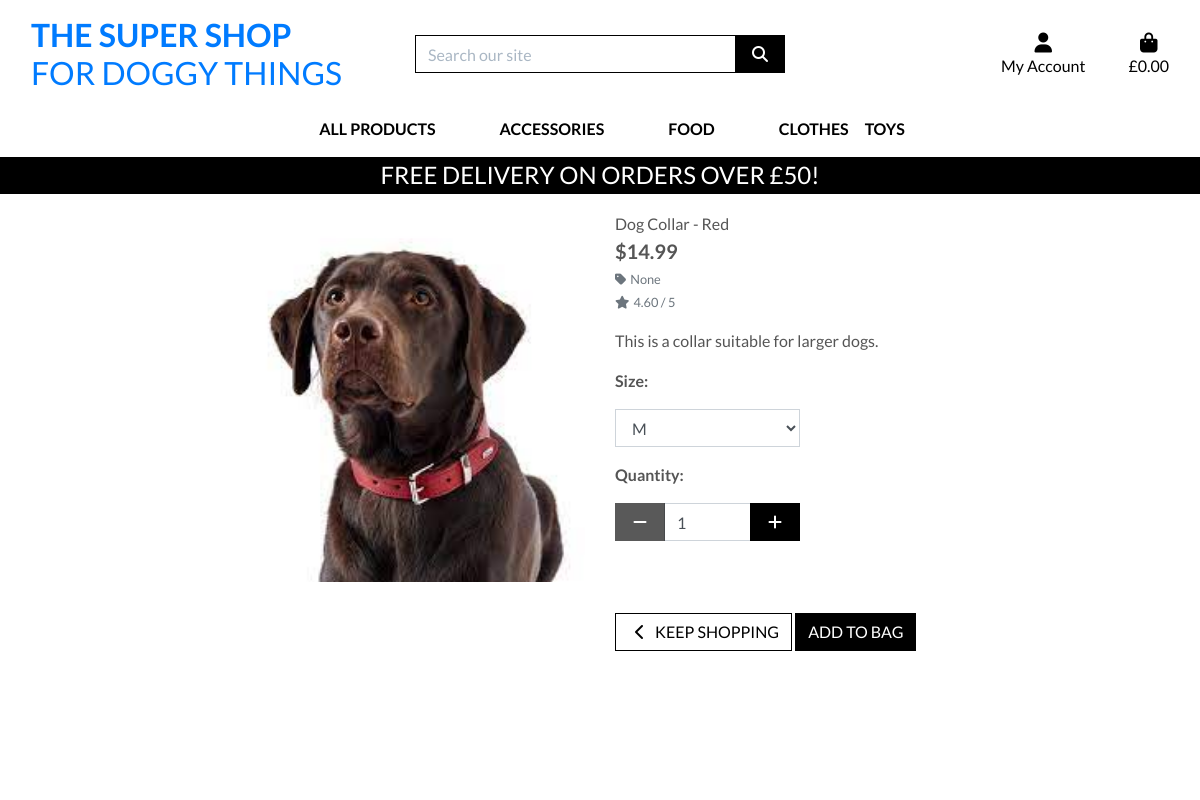
The page /products/1/ on the database its author committed.
### products/models.py (models this page shows, shortened)
class Product(models.Model):
    category = models.ForeignKey('Category', null=True, blank=True, on_delete=models.SET_NULL)
    sku = models.CharField(max_length=254, null=True, blank=True)
    name = models.CharField(max_length=254)
    description = models.TextField()
    has_sizes = models.BooleanField(default=False, null=True, blank=True)
    price = models.DecimalField(max_digits=6, decimal_places=2)
    rating = models.DecimalField(max_digits=6, decimal_places=2, null=True, blank=True)
    image_url = models.URLField(max_length=1024, null=True, blank=True)
    image = models.ImageField(null=True, blank=True)

class Category(models.Model):
    class Meta:
        verbose_name_plural = 'Categories'
    name = models.CharField(max_length=254)
    friendly_name = models.CharField(max_length=254, null=True, blank=True)

### products/views.py (the view)
# urls.py: path('<int:product_id>/', views.product_detail, name='product_detail'),
def product_detail(request, product_id):
    product = get_object_or_404(Product, pk=product_id)
    context = {
        'product': product,
    }
    return render(request, 'products/product_detail.html', context)

### bag/contexts.py (called while the page is built, shortened)
def bag_contents(request):
    bag_items = []
    total = 0
    product_count = 0
    bag = request.session.get('bag', {})
    if total < settings.FREE_DELIVERY_THRESHOLD:
        delivery = total * Decimal(settings.STANDARD_DELIVERY_PERCENTAGE / 100)
        free_delivery_delta = settings.FREE_DELIVERY_THRESHOLD - total
    else:
        delivery = 0
        free_delivery_delta = 0
    grand_total = delivery + total
    context = {
        'bag_items': bag_items,
        'total': total,
        'product_count': product_count,
        'delivery': delivery,
        'free_delivery_delta': free_delivery_delta,
        'free_delivery_threshold': settings.FREE_DELIVERY_THRESHOLD,
        'grand_total': grand_total,
    }
    return context

### products/templates/products/product_detail.html (shortened to what this page needs)
{% extends "base.html" %}
{% load static %}
{% block page_header %}
    <div class="container header-container">
    </div>
{% endblock %}
{% block content %}
    <div class="overlay"></div>
    <div class="container-fluid">
        <div class="row">
            <div class="col-12 col-md-6 col-lg-4 offset-lg-2">
                <div class="image-container my-5">
                    {% if product.image %}
                        <a href="{{ product.image.url }}" target="_blank">
                            <img class="card-img-top img-fluid" src="{{ product.image.url }}" alt="{{ product.name }}">
                        </a>
                        {% else %}
                        <a href="">
                            <img class="card-img-top img-fluid" src="{{ MEDIA_URL }}noimage.png" alt="{{ product.name }}">
                        </a>
                    {% endif %}
                </div>
            </div>
            <div class="col-12 col-md-6 col-lg-4">
                <div class="product-details-container mb-5 mt-md-5">
                    <p class="mb-0">{{ product.name }}</p>
                    <p class="lead mb-0 text-left font-weight-bold">${{ product.price }}</p>
                    {% if product.category %}
                    <p class="small mt-1 mb-0">
                        <a class="text-muted" href="{% url 'products' %}?category={{ product.category.name }}">
                            <i class="fas fa-tag mr-1"></i>{{ product.category.friendly_name }}
                        </a>
                    </p>
                    {% endif %}
                    {% if product.rating %}
                        <small class="text-muted"><i class="fas fa-star mr-1"></i>{{ product.rating }} / 5</small>
                    {% else %}
                        <small class="text-muted">No Rating</small>
                    {% endif %}
                    <p class="mt-3">{{ product.description }}</p>
                    <form class="form" action="{% url 'add_to_bag' product.id %}" method="POST">
                        <div class="form-row">
                            {% with product.has_sizes as s %}
                            {% if s %}
                                <div class="col-12">
                                    <p><strong>Size:</strong></p>
                                    <select class="form-control rounded-0 w-50" name="product_size" id='id_product_size'>
                                        <option value="m" selected>M</option>
                                    </select>
                                </div>
                            {% endif %}
                            <div class="col-12">
                                <p class="mt-3"><strong>Quantity:</strong></p>
                                <div class="form-group w-50">
                                    <div class="input-group">
                                        <div class="input-group-prepend">
                                            <button class="decrement-qty btn btn-black rounded-0"
                                                data-item_id="{{ product.id }}" id="decrement-qty_{{ product.id }}">
                                                <span class="icon">
                                                    <i class="fas fa-minus"></i>
                                                </span>
                                            </button>
                                        </div>
                                        <input class="form-control qty_input" type="number"
                                            name="quantity" value="1" min="1" max="99"
                                            data-item_id="{{ product.id }}"
                                            id="id_qty_{{ product.id }}">
                                        <div class="input-group-append">
                                            <button class="increment-qty btn btn-black rounded-0"
                                                data-item_id="{{ product.id }}" id="increment-qty_{{ product.id }}">
                                                <span class="icon">
                                                    <i class="fas fa-plus"></i>
                                                </span>
                                            </button>
                                        </div>
                                    </div>
                                </div>
                            </div>
                            <div class="col{% if s %}-12 mt-2{% endif %}">
                                <a href="{% url 'products' %}" class="btn btn-outline-black rounded-0 mt-5">
                                    <span class="icon">
                                        <i class="fas fa-chevron-left"></i>
                                    </span>
                                    <span class="text-uppercase">Keep Shopping</span>
                                </a>
                                <input type="submit" class="btn btn-black rounded-0 text-uppercase mt-5" value="Add to Bag">
                            </div>
                            {% endwith %}
                        </div>
                    </form>
                </div>
            </div>
        </div>
    </div>
{% endblock %}

### static/css/base.css (style rules this page uses)
html { height: 100%; }
body { background: url('/media/homepage_background_cropped.jpg') no-repeat center center fixed; background-size: cover; height: calc(100vh - 164px); color: #555; font-family: 'Lato'; }
.icon { align-items: center; display: inline-flex; justify-content: center; height: 1.5rem; width: 1.5rem; }
.btn-black { background: black; color: white; }
.btn-outline-black { background: white; color: black !important; border: 1px solid black; }
.overlay { height: 100%; width: 100%; top: 0; left: 0; position: fixed; background: white; z-index: -1; }
@media (min-width: 1200px) { .container { max-width: 80%; } }
@media (min-width: 992px) { .header-container { padding-top: 164px; } }

### rows shown on the page
Product: image (picture), name "Dog Collar - Red", price "14.99", category.friendly_name "None", rating "4.60", description "This is a collar suitable for larger dogs.", quantity "1"

### other values the page prints
{{ free_delivery_threshold }} "50"
